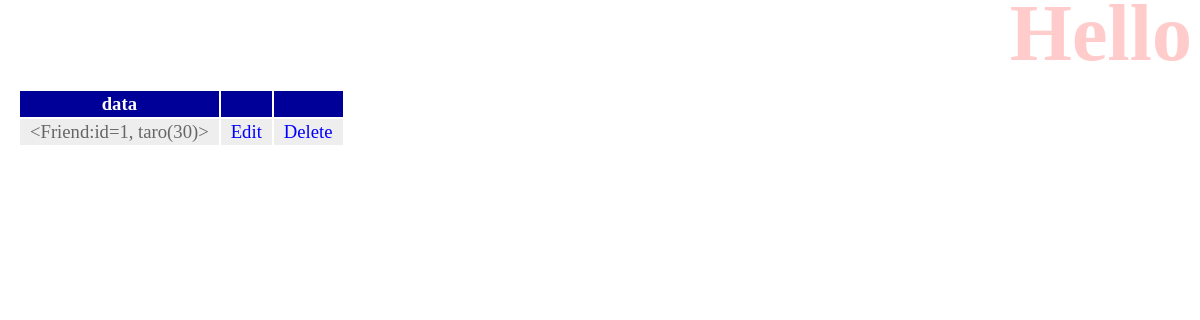
/hello/, run on an earlier commit of the app's database.
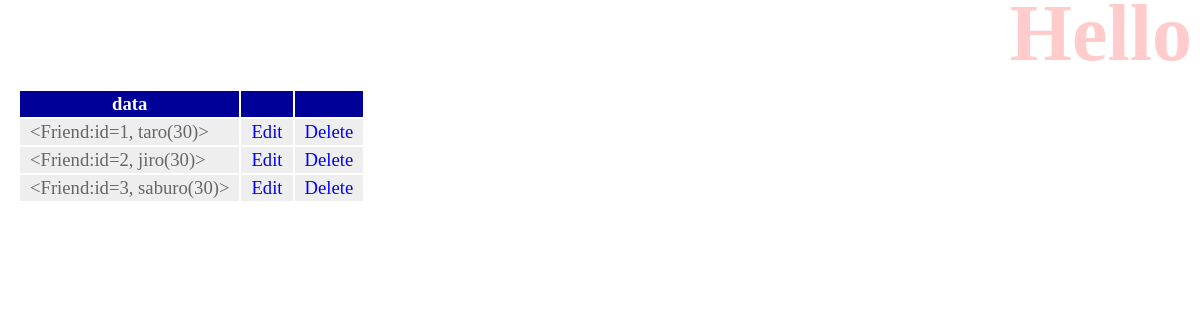
And on a later commit of the database.
### hello/models.py (models this page shows)
class Friend(models.Model):
    name = models.CharField(max_length=100, \
                             validators = [number_only])
    mail = models.EmailField(max_length=200)
    gender = models.BooleanField()
    age = models.IntegerField(validators=[ \
          MinValueValidator(0), \
          MaxValueValidator(150)])
    birthday = models.DateField()
    def __str__(self):
        return '<Friend:id=' + str(self.id) + ', ' + \
            self.name + '(' + str(self.age) + ')>'

### hello/views.py (the view)
# urls.py: path('', views.index, name = 'index'),
def index(request):
    params = {
            'title' : 'Hello',
            'message' : '',
            'data' : Friend.objects.all().order_by('age'),
        }
    return render(request, 'hello/index.html', params)

### hello/templates/hello/index.html (shortened to what this page needs)
{% load static %}
<!doctype html>
<html lang="ja">
    <head>
        <link rel="stylesheet" type="text/css" href="{% static 'hello/css/style.css' %}" />
    </head>
    <body>
        <h1>{{title}}</h1>
        <table>
            <tr>
                <th>data</th>
                <th></th>
                <th></th>
            </tr>
            {% for item in data %}
            <tr>
                <td>{{item}}</td>
                <td><a href="{% url 'edit' item.id %}">Edit</a></td>
                <td><a href="{% url 'delete' item.id %}">Delete</a></td>
            </tr>
            {% endfor %}
        </table>
    </body>
</html>

What changed in the data, as far as the page shows it:
added Friend: id+name+age "<Friend:id=2, jiro(30)>"
added Friend: id+name+age "<Friend:id=3, saburo(30)>"
